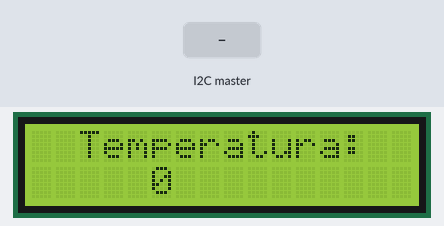
Bench run of a sketch on a simulated Arduino Uno, built with avr-gcc and run on an emulated ATmega328P. On the bench: 16×2 character LCD. The test bench sets the inputs (shaded band).

Above: at 1.2 s.
1.3 s: the I2C master sends the byte 1
At 3.2 s:
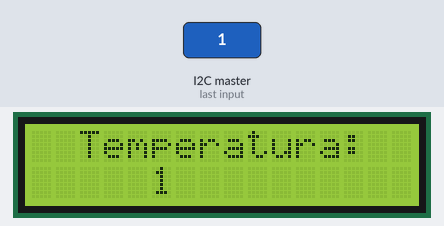
3.5 s: the I2C master sends the byte 2
At 5.1 s:
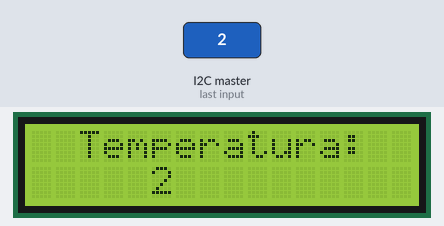
Timing chart, 0 to 6.6 s (numbered marks = the images above; inputs shaded):
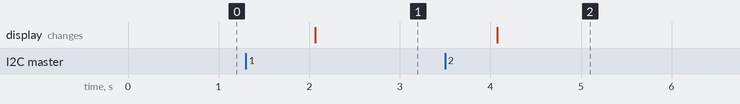

The sketch:

lcd_code_slave.ino
```cpp
#include<Wire.h>
#include <LiquidCrystal.h>

int x;

const int rs = 7, en = 6, d4 = 5, d5 = 4, d6 = 3, d7 = 2;
LiquidCrystal lcd(rs, en, d4, d5, d6, d7);

void setup()
{
  lcd.begin(16, 2);
  Serial.begin(115200);
  Wire.begin(9);
  Wire.onReceive(receiveEvent);
}

void receiveEvent(int bytes) {
  x = Wire.read();
  if(x > 128)
  	x = (256 - x) * (-1);
}

void loop()
{
  lcd.setCursor(2, 0);
  lcd.print("Temperatura:");
  lcd.setCursor(5,1);
  lcd.print(x);
  delay(1000);
}
```

Measured:
- after the input at 1.3 s, the display: changes after 0.77 s (image 1)
- after the input at 3.5 s, the display: changes after 0.57 s (image 2)
